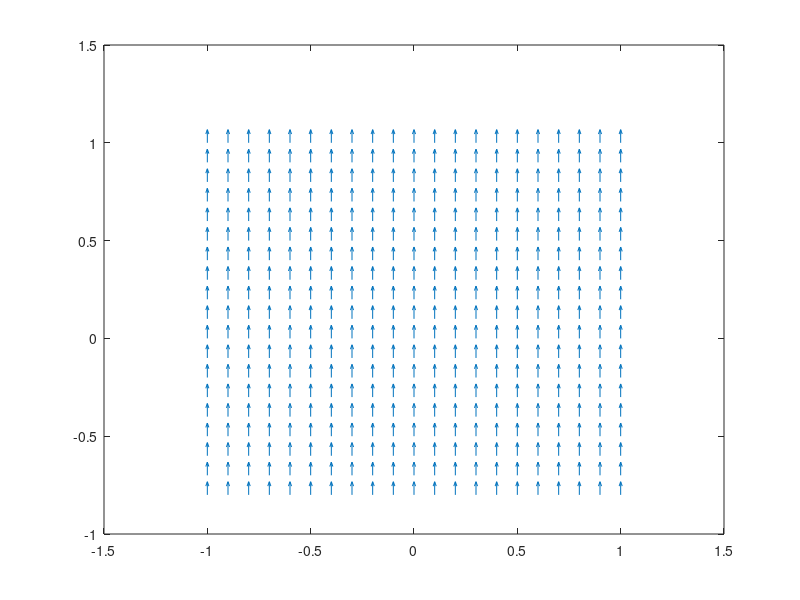

Here is the MATLAB script that generated this plot: (Note: this script raises an error after producing the figure.)
function mobile_robot_NN_perpendicular()
clc
close all
clear all
%% =========== Set the paramters =======
T=0.01; % Sampling Time
k=2; % Sampling counter
x(k-1)=0; % initilize the state x
y(k-1)=-.6; % initilize the state y
theta(k-1)=pi/2; % initilize the state theta
tfinal=10; % final simulation time
t=0; % intilize the time 
[draw_x, draw_y]=meshgrid(-1:.1:1, -0.8:.1:1);
draw_u=zeros(19, 21);draw_v=ones(19, 21);
%=====================================
%% =========== The main loop ==========
while(t<=tfinal) 
t=t+T; % increase the time
V=0.5;
quiver(draw_x, draw_y, draw_u, draw_v, 0.5);
hold on
plot(polyshape([-1 -1 1 1],[-1 -0.8 -0.8 -1]))
hold on
theta(k)=theta(k-1); % calculating theta
x(k)=V*cos(theta(k))*T+x(k-1); % calculating x
y(k)=V*sin(theta(k))*T+y(k-1); % calculating y
draw_robot(); % Draw the robot and it's path
k=k+1; % increase the sampling counter
end
%=====================================
%% === Draw the mobile robot & Path ====
function draw_robot()
xmin=-1; % setting the figure limits 
xmax=1;
ymin=-1;
ymax=1;
mob_L=0.2; % The Mobile Robot length
mob_W=0.1; % The Mobile Robot width
Tire_W=0.05; % The Tire width
Tire_L=mob_L/2;  % The Tire length
plot(x,y,'-r') % Dawing the Path
axis([xmin xmax ymin ymax]) % setting the figure limits
axis square
hold on

% Body
v1=[mob_L;-mob_W];
v2=[-mob_L/4;-mob_W];
v3=[-mob_L/4;mob_W];
v4=[mob_L;mob_W];
%Right Tire
v5=[Tire_L/2;-mob_W-0.02];
v6=[Tire_L/2;-mob_W-Tire_W-0.02];
v7=[-Tire_L/2;-mob_W-Tire_W-0.02];
v8=[-Tire_L/2;-mob_W-0.02];
%Left Tire
v9=[Tire_L/2;mob_W+0.02];
v10=[Tire_L/2;mob_W+Tire_W+0.02];
v11=[-Tire_L/2;mob_W+Tire_W+0.02];
v12=[-Tire_L/2;mob_W+0.02];
%Line
v13=[0;-mob_W-0.02];
v14=[0;mob_W+0.02];
%Front Tire
v15=[mob_L;Tire_W/2];
v16=[mob_L;-Tire_W/2];
v17=[mob_L-Tire_L/1.5;-Tire_W/2];
v18=[mob_L-Tire_L/1.5;Tire_W/2];

R=[cos(theta(k)) -sin(theta(k));sin(theta(k)) cos(theta(k))]; % Rotation Matrix
P=[x(k);y(k)]; % Position Matrix

v1=R*v1+P;
v2=R*v2+P;
v3=R*v3+P;
v4=R*v4+P;

v5=R*v5+P;
v6=R*v6+P;
v7=R*v7+P;
v8=R*v8+P;

v9=R*v9+P;
v10=R*v10+P;
v11=R*v11+P;
v12=R*v12+P;

v13=R*v13+P;
v14=R*v14+P;

v15=R*v15+P;
v16=R*v16+P;
v17=R*v17+P;
v18=R*v18+P;


%Body
mob_x=[v1(1) v2(1) v3(1) v4(1) v1(1)];
mob_y=[v1(2) v2(2) v3(2) v4(2) v1(2)];
plot(mob_x,mob_y,'-k','linewidth',2)

%Right Tire
mob_x=[v5(1) v6(1) v7(1) v8(1) v5(1)];
mob_y=[v5(2) v6(2) v7(2) v8(2) v5(2)];
plot(mob_x,mob_y,'-k','linewidth',2)
fill(mob_x,mob_y,'b')

%Left Tire
mob_x=[v9(1) v10(1) v11(1) v12(1) v9(1)];
mob_y=[v9(2) v10(2) v11(2) v12(2) v9(2)];
plot(mob_x,mob_y,'-k','linewidth',2)
fill(mob_x,mob_y,'b')

%Line Between tires
mob_x=[v13(1) v14(1)];
mob_y=[v13(2) v14(2)];
plot(mob_x,mob_y,'-k','linewidth',3)

%Front tire
mob_x=[v15(1) v16(1) v17(1) v18(1) v15(1)];
mob_y=[v15(2) v16(2) v17(2) v18(2) v15(2)];
plot(mob_x,mob_y,'-k','linewidth',1)
fill(mob_x,mob_y,'b')

drawnow 
hold off
end
%=====================================



end